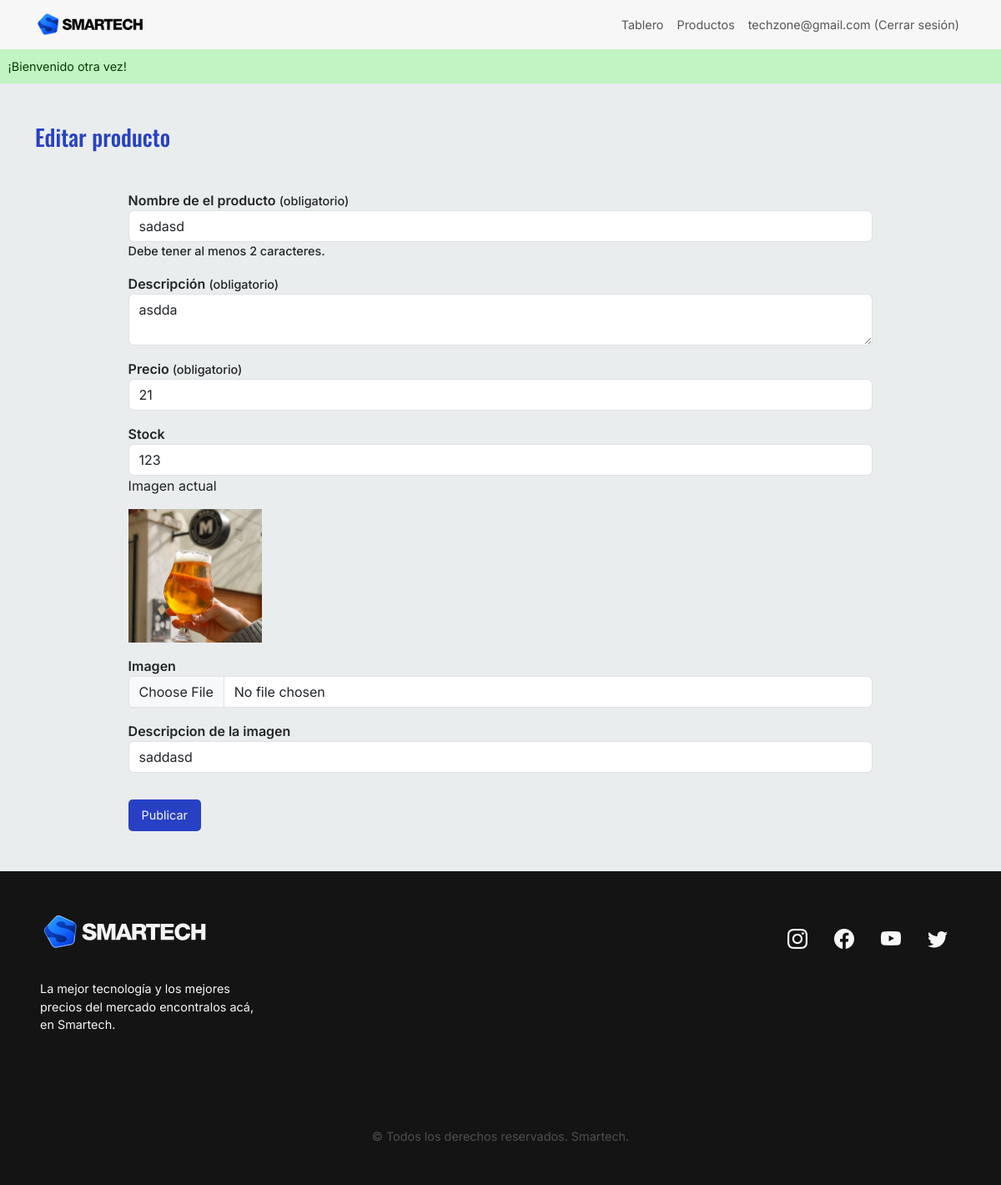
/admin/index.php?s=edit-product&id=62 (signed in), run on the app's committed database.
### tables this page shows
CREATE TABLE `vendedores` (
  `vendedor_id` int(10) UNSIGNED NOT NULL,
  `nombre` varchar(60) DEFAULT NULL,
  `email` varchar(100) NOT NULL,
  `password` varchar(255) NOT NULL
);

CREATE TABLE `productos` (
  `producto_id` int(10) UNSIGNED NOT NULL,
  `vendedor_fk` int(10) UNSIGNED NOT NULL,
  `nombre` varchar(45) NOT NULL,
  `descripcion` text NOT NULL,
  `precio` float NOT NULL,
  `stock` int(11) NOT NULL,
  `imagen` varchar(255) DEFAULT NULL,
  `imagen_desc` varchar(150) DEFAULT NULL
);

### bootstrap/autoload.php (called while the page is built, shortened)
<?php
    spl_autoload_register(function(string $className) {
        $className = substr($className, 4);
        $className = 'classes/' . str_replace('\\', '/', $className);
        $classPath = __DIR__ . '/../' . $className . '.php';
    })
?>

### classes/Auth/Authentication.php (called while the page is built, shortened)
<?php
class Authentication
{
    public function isAuthenticated(): bool{
        return isset($_SESSION['vendedor_id']);
    }
    public function getVendedor(): ?Vendedor{
        return (new Vendedor)->byId($_SESSION['vendedor_id']);
    }
}

### classes/Models/Vendedor.php (called while the page is built, shortened)
<?php
class Vendedor
{
    private string $email;
    public function byId(string $id): ?Vendedor
    {
        $db = (new DB)->getConexion();
        $query = "SELECT * FROM vendedores
                        WHERE vendedor_id = ?";
        $stmt = $db->prepare($query);
        $stmt->execute([$id]);
        $stmt->setFetchMode(PDO::FETCH_CLASS, Vendedor::class);
        $vendedor = $stmt->fetch();
        return $vendedor;
    }
    public function getEmail(): string
    {
        return $this->email;
    }
}

### classes/Models/Shop.php (called while the page is built, shortened)
<?php
class Shop
{
    private int $producto_id;
    private string $nombre;
    private string $descripcion;
    private string $precio;
    private string $stock;
    private ?string $imagen;
    private ?string $imagen_desc;
    public function byId(int $id): ?Shop
    {
        $db = (new DB)->getConexion();
        $query = "SELECT * FROM productos
                WHERE producto_id = ?";
        $stmt = $db->prepare($query);
        $stmt->execute([$id]);
        $stmt->setFetchMode(PDO::FETCH_CLASS, Shop::class);
        $producto = $stmt->fetch();
        return $producto;
    }
    public function getProductId(): int
    {
        return $this->producto_id;
    }
    public function getName(): string
    {
        return $this->nombre;
    }
    public function getDescription(): string
    {
        return $this->descripcion;
    }
    public function getPrice(): int
    {
        return $this->precio;
    }
    public function getStock(): int
    {
        return $this->stock;
    }
    public function getImage(): ?string
    {
        return $this->imagen;
    }
    public function getImagenDescripcion(): ?string
    {
        return $this->imagen_desc;
    }
}

### admin/views/edit-product.php (the view, shortened to what this page needs)
<?php
    $product = (new Shop)->byId($_GET['id']);
    if (isset($_SESSION['errores'])) {
        $errores = $_SESSION['errores'];
        unset($_SESSION['errores']);
    } else {
        $errores = [];
    }
    if (isset($_SESSION['oldData'])) {
        $oldData = $_SESSION['oldData'];
        unset($_SESSION['oldData']);
    } else {
        $oldData = [];
    }
?>
<section class="publish">
    <div class="container">
        <h1 class="title">Editar producto</h1>
        <form action="actions/edit-product.php?id=<?= $product->getProductId();?>" method="post" enctype="multipart/form-data">
            <div>
                <label for="nombre">Nombre de el producto <span class="small">(obligatorio)</span></label>
                <input
                type="text"
                id="nombre"
                name="nombre"
                class="form-control"
                aria-describedby="help-nombre <?php if(isset($errores['nombre'])): ?> error-nombre <?php endif; ?>"
                value="<?= $oldData['nombre'] ?? $product->getName(); ?>"
                >
                <div class="small" id="help-nombre">Debe tener al menos 2 caracteres.</div>
            </div>
            <div>
                <label for="descripcion">Descripción <span class="small">(obligatorio)</span></label>
                <textarea
                    type="text"
                    id="descripcion"
                    name="descripcion"
                    class="form-control"
                    <?php if(isset($errores['descripcion'])): ?> aria-describedby="error-descripcion"> <?php endif; ?>
                ><?= $oldData['descripcion'] ?? $product->getDescription(); ?></textarea>
            </div>
            <div>
                <label for="precio">Precio <span class="small">(obligatorio)</span></label>
                <input
                    type="number"
                    id="precio"
                    name="precio"
                    class="form-control"
                    value="<?= $oldData['precio'] ?? $product->getPrice(); ?>"
                    <?php if(isset($errores['precio'])): ?> aria-describedby="error-precio"> <?php endif; ?>
            </div>
            <div>
                <label for="stock">Stock</label>
                <input
                    type="number"
                    id="stock"
                    name="stock"
                    class="form-control"
                    value="<?= $oldData['stock'] ?? $product->getStock(); ?>">
            </div>
            <div>
                <p>Imagen actual</p>
                <?php
                if ($product -> getImage()):
                ?>
                    <img class="img-edit" src="<?= '../' . $product->getImage();?>" alt="">
                <?php
                else:
                ?>
                    <p>No hay ninguna imagen.</p>
                <?php
                endif;
                ?>
            </div>
            <div>
                <label for="imagen">Imagen</label>
                <input
                    type="file"
                    id="imagen"
                    name="imagen"
                    class="form-control">
            </div>
            <div>
                <label for="imagen_desc">Descripcion de la imagen</label>
                <input
                    type="text"
                    id="imagen_desc"
                    name="imagen_desc"
                    class="form-control"
                    value="<?= $oldData['imagen_desc'] ?? $product->getImagenDescripcion(); ?>"
                >
            </div>
            <button type="submit">Publicar</button>
        </form>
    </div>
</section>

### admin/index.php (shortened to what this page needs)
<?php
require_once __DIR__ . '/../bootstrap/autoload.php';
$view = $_GET['s'] ?? 'dashboard';
$autenticacion = new \App\Auth\Authentication;
?>
<!DOCTYPE html>
<html lang="es">
<head>
    <link rel="stylesheet" href="https://cdn.jsdelivr.net/npm/bootstrap-icons@1.10.4/font/bootstrap-icons.css">
    <link href="https://cdn.jsdelivr.net/npm/bootstrap@5.3.0-alpha3/dist/css/bootstrap.min.css" rel="stylesheet">
    <link rel="stylesheet" href="../css/style.css">
</head>
<body>
    <nav class="navbar navbar-expand-md">
        <div class="container d-flex">
            <a class="navbar-brand" href="index.php?s=dashboard"><img src="../img/logos/logo-smartech.svg" alt="SmarTech logo." width="130"></a>
            <div class="collapse navbar-collapse" id="navbarNavAltMarkup">
                <?php if ($autenticacion->isAuthenticated()):?>
                <div class="navbar-nav ms-auto">
                    <a class="nav-link" href="index.php?s=dashboard">Tablero</a>
                    <a class="nav-link" href="index.php?s=products">Productos</a>
                    <p>
                        <form action="actions/log-out.php" method="post">
                            <button class="nav-link" type="submit"><?= $autenticacion->getVendedor()->getEmail() ?> (Cerrar sesión)</button>
                        </form>
                    </p>
                </div>
                <?php endif; ?>
            </div>
        </div>
    </nav>
    <?php
        if (isset($_SESSION['mensajeExito'])):
    ?>
    <div class="success"><?= $_SESSION['mensajeExito'];?></div>
    <?php
        endif;
    ?>
    <main class="main-content">
        <?php
        require 'views/' . $view . '.php';
        ?>
    </main>
    <footer class="p-5 footer">
        <div class="row">
            <div class="col-12 col-md-6 footer-first">
                <img src="../img/logos/logo-smartech-wh.svg" alt="SmarTech logo." width="200">
                <p>La mejor tecnología y los mejores precios del mercado encontralos acá, en Smartech.</p>
            </div>
            <div class="col-12 col-md-6">
                <div class="social">
                    <i class="bi bi-instagram"></i>
                    <i class="bi bi-facebook"></i>
                    <i class="bi bi-youtube"></i>
                    <i class="bi bi-twitter"></i>
                </div>
            </div>
            <p class="text-center m-0 copy">&copy; Todos los derechos reservados. Smartech.</p>
        </div>
    </footer>
</body>
</html>

### css/style.css (style rules this page uses)
* { padding: 0; margin: 0; box-sizing: border-box; font-family: "Inter", sans-serif; }
body { background-color: #eaeded; }
.title { color: #2841c4; font-size: 1.7rem; font-family: "Oswald", sans-serif; margin-bottom: 2rem; }
.navbar { background-color: #f7f7f7; }
.nav-link { font-size: 0.9rem; text-align: center; }
.footer { background-color: #141414; color: #f7f7f7; font-size: 0.9rem; }
.footer-first { display: flex; align-items: center; flex-direction: column; }
.footer-first p { text-align: center; margin-top: 2rem; margin-bottom: 2rem; }
.social { display: flex; justify-content: center; }
.social i { padding: 1rem; font-size: 1.5rem; }
.copy { padding-top: 5rem; color: #4f4f4f; }
.img-edit { height: 10rem; }
.publish { padding: 3rem 0; }
.publish form { display: flex; justify-content: center; flex-direction: column; width: 80%; margin: 0 auto; }
.publish form label { font-weight: 600; margin-top: 1rem; }
.publish form button { border: none; color: #f7f7f7; background-color: #2841c4; padding: 0.5rem 1rem; border-radius: 5px; font-size: 0.9rem; margin-top: 2rem; }
.success { background-color: #c2f3c2; color: #033d03; padding: 0.6rem; font-size: 0.9rem; width: 100%; }
.small { font-size: 0.9rem; font-weight: 500; }
@media (min-width: 576px) { .footer-first { align-items: start; } }
@media (min-width: 576px) { .footer-first p { width: 50%; text-align: left; } }
@media (min-width: 576px) { .social { justify-content: end; } }

### data on the page
vendedores: email "techzone@gmail.com"
productos: nombre "sadasd", descripcion "asdda", precio "21", stock "123", imagen (picture), imagen_desc "saddasd"

### other printed values
$_SESSION['mensajeExito'] "¡Bienvenido otra vez!"
